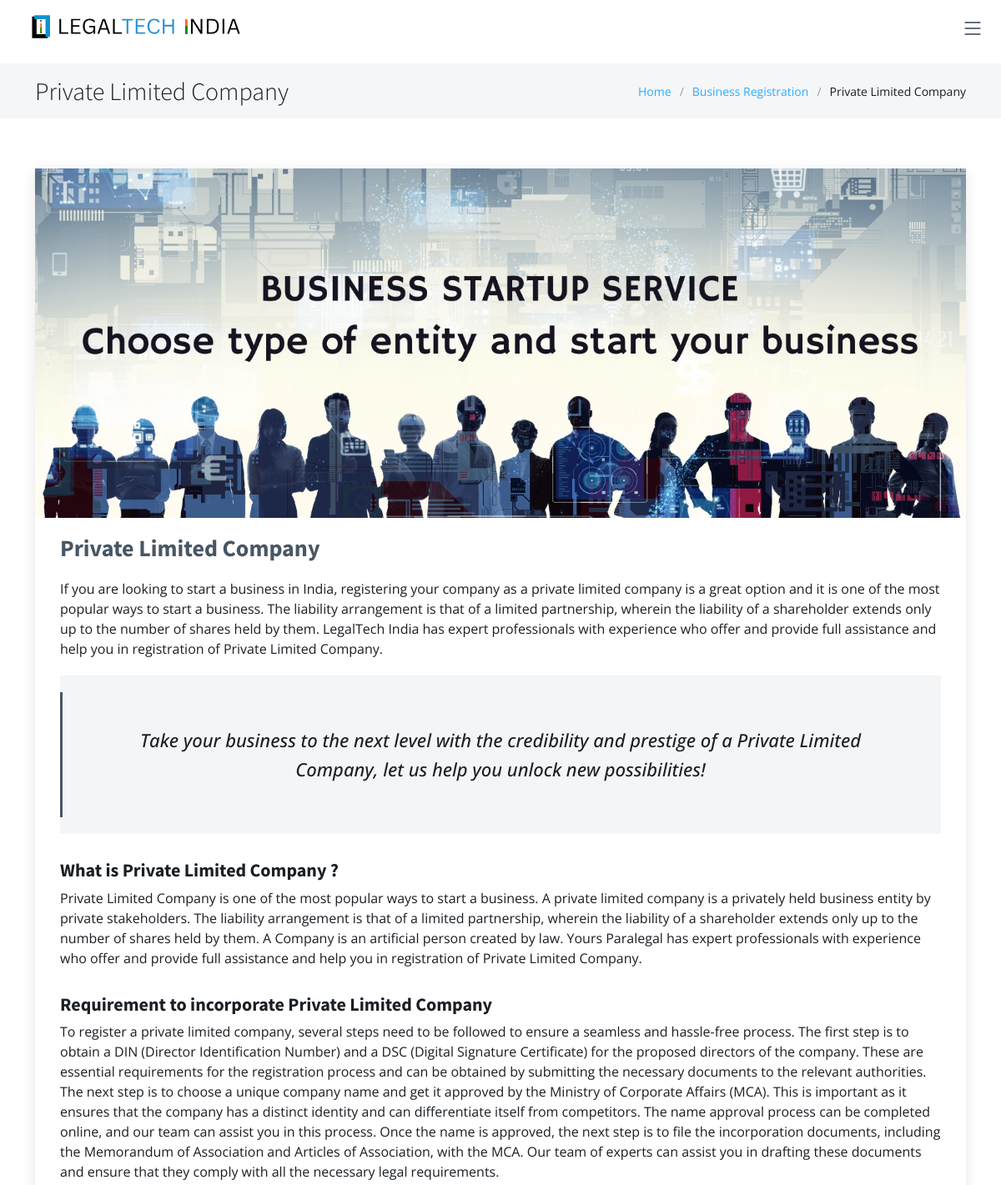
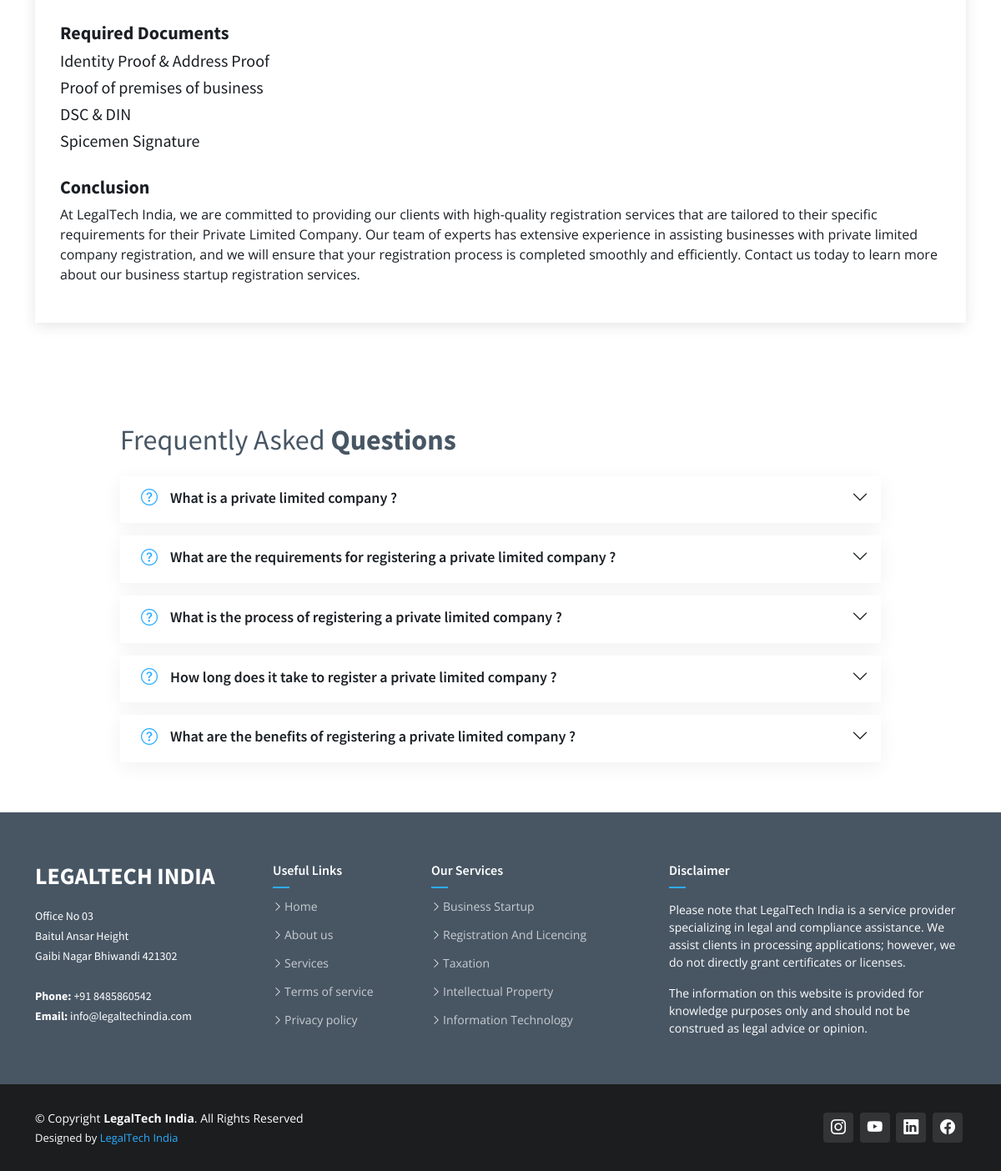
The app's page /business/plc/ with its own data (2 pictures, top to bottom).
### main/models.py (models this page shows, shortened)
class Business_Registration(models.Model):
    main_service = models.CharField(max_length=50,default="Business Registration" )
    main_service_link = models.CharField(max_length=50, default="/business/")
    name = models.CharField(max_length=200)
    description1 = models.TextField()
    sec_name = models.CharField(max_length=200 ,default='Service Details',blank=True, null=True)
    description2 = models.TextField(blank=True, null=True)
    third_name = models.CharField(max_length=200 ,default='Service Details',blank=True, null=True)
    description3 = models.TextField(blank=True, null=True)
    quote = models.CharField(max_length=200)
    doc_title = models.CharField(max_length=200 ,default='Required Documents')
    documents = models.ManyToManyField(Documents)
    con_title = models.CharField(max_length=200, default='Conclusion')
    conclusion = models.TextField(default='default')
    image = models.ImageField(upload_to='services/', null=True, blank=True)
    slug = models.SlugField(unique=True, null=True, blank=True)
    question1 = models.CharField(max_length=255 , default='question1')
    answer1 = models.TextField( default='answer1')
    question2 = models.CharField(max_length=255, default='question2')
    answer2 = models.TextField(default='answer2')
    question3 = models.CharField(max_length=255, default='question3')
    answer3 = models.TextField(default='answer3')
    question4 = models.CharField(max_length=255, default='question4')
    answer4 = models.TextField(default='answer4')
    question5 = models.CharField(max_length=255, default='question5')
    answer5 = models.TextField(default='answer5')
    objects = ServiceManager()

class Documents(models.Model):
    doc_name = models.CharField(max_length=200)

### main/views.py (the view)
# urls.py: path('business/<slug:slug>/', views.business_registration, name='business_registration'),
def business_registration(request, slug):
    service = get_object_or_404(Business_Registration, slug=slug)
    context = {
        'service': service,
    }
    return render(request, 'service_details.html', context)

### main/templates/service_details.html (shortened to what this page needs)
{% load static %}
<!DOCTYPE html>
<html lang="en">
<head>
  <link href="{% static 'assets/vendor/bootstrap/css/bootstrap.min.css' %}" rel="stylesheet">
  <link href="{% static 'assets/vendor/bootstrap-icons/bootstrap-icons.css' %}" rel="stylesheet">
  <link href="{% static 'assets/vendor/aos/aos.css' %}" rel="stylesheet">
  <link href="{% static 'assets/vendor/glightbox/css/glightbox.min.css' %}" rel="stylesheet">
  <link href="{% static 'assets/vendor/swiper/swiper-bundle.min.css' %}" rel="stylesheet">
  <link href="{% static 'assets/css/variables.css' %}" rel="stylesheet">
  <link href="{% static 'assets/css/main.css' %}" rel="stylesheet">
</head>
<body>
  {% include 'header.html' %}
  <main id="main">
    <div class="breadcrumbs">
      <div class="container">
        <div class="d-flex justify-content-between align-items-center">
          <h2>{{ service.name }}</h2>
          <ol>
            <li><a href="index.html">Home</a></li>
            <li><a href="{{service.main_service_link}}">{{ service.main_service }}</a></li>
            <li>{{ service.name }}</li>
          </ol>
        </div>
      </div>
    </div>
    <section id="blog" class="blog">
      <div class="container" data-aos="fade-up">
        <div class="row g-5">
          <div class="col-lg-12">
            <article class="blog-details">
              <div class="post-img">
              {% if service.image %}
                <img src="{{ service.image.url }}" alt="{{ service.name }}" class="img-fluid">
             {% endif %}
              </div>
              <h2 class="title">{{ service.name }}</h2>
              <div class="content">
                <p>
                  {{ service.description1 }}
                </p>
                <blockquote>
                  <p>
                    {{ service.quote }}
                  </p>
                </blockquote>
                <h3>
                  {{ service.sec_name }}
                </h3>
                <p>
                  {{ service.description2 }}
                </p>
                <h3>
                  {{ service.third_name }}
                </h3>
                <p>
                  {{ service.description3 }}
                </p>
                <h3>
                  {{ service.doc_title }}
                </h3>
                {% for document in service.documents.all %}
                <h5 >{{ document.doc_name }}</h5>
                {% endfor %}
                <h3>
                  {{ service.con_title }}
                </h3>
                <p>
                    {{ service.conclusion }}
                </p>
          </div>
        </div>
      </div>
    </section>
<section id="faq" class="faq">
  <div class="container-fluid px-xl-5" data-aos="fade-up">
    <div class="row gy-4 px-xl-5">
      <div class="col-lg-12 d-flex flex-column justify-content-center align-items-stretch  order-2 order-lg-1">
        <div class="content px-xl-5">
          <h3>Frequently Asked <strong>Questions</strong></h3>
        </div>
        <div class="accordion accordion-flush px-xl-5" id="faqlist">
          <div class="accordion-item" data-aos="fade-up" data-aos-delay="200">
            <h3 class="accordion-header">
              <button class="accordion-button collapsed" type="button" data-bs-toggle="collapse" data-bs-target="#faq-content-1">
                <i class="bi bi-question-circle question-icon"></i>
                {{ service.question1 }}
              </button>
            </h3>
          </div>
          <div class="accordion-item" data-aos="fade-up" data-aos-delay="200">
            <h3 class="accordion-header">
              <button class="accordion-button collapsed" type="button" data-bs-toggle="collapse" data-bs-target="#faq-content-2">
                <i class="bi bi-question-circle question-icon"></i>
                {{ service.question2 }}
              </button>
            </h3>
          </div>
          <div class="accordion-item" data-aos="fade-up" data-aos-delay="200">
            <h3 class="accordion-header">
              <button class="accordion-button collapsed" type="button" data-bs-toggle="collapse" data-bs-target="#faq-content-3">
                <i class="bi bi-question-circle question-icon"></i>
                {{ service.question3 }}
              </button>
            </h3>
          </div>
          <div class="accordion-item" data-aos="fade-up" data-aos-delay="200">
            <h3 class="accordion-header">
              <button class="accordion-button collapsed" type="button" data-bs-toggle="collapse" data-bs-target="#faq-content-4">
                <i class="bi bi-question-circle question-icon"></i>
                {{ service.question4 }}
              </button>
            </h3>
          </div>
          <div class="accordion-item" data-aos="fade-up" data-aos-delay="200">
            <h3 class="accordion-header">
              <button class="accordion-button collapsed" type="button" data-bs-toggle="collapse" data-bs-target="#faq-content-5">
                <i class="bi bi-question-circle question-icon"></i>
                {{ service.question5 }}
              </button>
            </h3>
          </div>
        </div>
      </div>
    </div>
  </div>
</section>
    {% include 'footer.html' %}
</body>
</html>

### static/assets/css/variables.css (style rules this page uses)
:root { --font-default: 'Open Sans', system-ui, -apple-system, "Segoe UI", Roboto, "Helvetica Neue", Arial, "Noto Sans", "Liberation Sans", sans-serif, "Apple Color Emoji", "Segoe UI Emoji", "Segoe UI Symbol", "Noto Color Emoji"; --font-primary: 'Source Sans Pro', sans-serif; --font-secondary: 'Poppins', sans-serif; --color-default: #1a1f24; --color-default-rgb: 26, 31, 36; --color-links: #2BADFF; --color-links-hover: #2BADFF; --color-primary: #2BADFF; --color-primary-light: #2BADFF; --color-primary-dark: #2BADFF; --color-primary-rgb: 14, 162, 189; --color-primary-light-rgb: 30, 195, 224; --color-primary-dark-rgb: 1, 137, 161; --color-secondary: #485664; --color-secondary-light: #8f9fae; --color-secondary-dark: #1c1d1f; --color-secondary-rgb: 72, 86, 100; --color-secondary-light-rgb: 143, 159, 174; --color-secondary-dark-rgb: 58, 71, 83; --color-blue: #0d6efd; --color-blue-rgb: 13, 110, 253; --color-indigo: #6610f2; --color-indigo-rgb: 102, 16, 242; --color-purple: #6f42c1; --color-purple-rgb: 111, 66, 193; --color-pink: #f3268c; --color-pink-rgb: 243, 38, 140; --color-red: #df1529; --color-red-rgb: 223, 21, 4; --color-orange: #fd7e14; --color-orange-rgb: 253, 126, 20; --color-yellow: #ffc107; --color-yellow-rgb: 255, 193, 7; --color-green: #059652; --color-green-rgb: 5, 150, 82; --color-teal: #20c997; --color-teal-rgb: 32, 201, 151; --color-cyan: #2BADFF; --color-cyan-rgb: 13, 202, 240; --color-white: #ffffff; --color-white-rgb: 255, 255, 255; --color-gray: #6c757d; --color-gray-rgb: 108, 117, 125; --color-black: #000000; --color-black-rgb: 0, 0, 0; }
:root { --bs-blue: var(--color-blue); --bs-indigo: var(--color-indigo); --bs-purple: var(--color-purple); --bs-pink: var(--color-pink); --bs-red: var(--color-red); --bs-orange: var(--color-orange); --bs-yellow: var(--color-yellow); --bs-green: var(--color-green); --bs-teal: var(--color-teal); --bs-cyan: var(--color-cyan); --bs-white: var(--color-white); --bs-gray: var(--color-gray); --bs-gray-dark: #343a40; --bs-gray-100: #f8f9fa; --bs-gray-200: #e9ecef; --bs-gray-300: #dee2e6; --bs-gray-400: #ced4da; --bs-gray-500: #adb5bd; --bs-gray-600: #6c757d; --bs-gray-700: #495057; --bs-gray-800: #343a40; --bs-gray-900: #212529; --bs-primary: var(--color-blue); --bs-secondary: var(--color-blue); --bs-success: #198754; --bs-info: #0dcaf0; --bs-warning: #ffc107; --bs-danger: #dc3545; --bs-light: #f8f9fa; --bs-dark: #212529; --bs-primary-rgb: var(--color-primary-rgb); --bs-secondary-rgb: var(--color-secondary-rgb); --bs-success-rgb: 25, 135, 84; --bs-info-rgb: 13, 202, 240; --bs-warning-rgb: 255, 193, 7; --bs-danger-rgb: 220, 53, 69; --bs-light-rgb: 248, 249, 250; --bs-dark-rgb: 33, 37, 41; --bs-white-rgb: var(--color-white-rgb); --bs-black-rgb: var(--color-black-rgb); --bs-body-color-rgb: var(--color-default-rgb); --bs-body-bg-rgb: 255, 255, 255; --bs-font-sans-serif: var(--font-default); --bs-font-monospace: SFMono-Regular, Menlo, Monaco, Consolas, "Liberation Mono", "Courier New", monospace; --bs-gradient: linear-gradient(180deg, rgba(255, 255, 255, 0.15), rgba(255, 255, 255, 0)); --bs-body-font-family: var(--font-default); --bs-body-font-size: 1rem; --bs-body-font-weight: 400; --bs-body-line-height: 1.5; --bs-body-color: var(--color-default); --bs-body-bg: #fff; }

### records on screen
Business_Registration: name "Private Limited Company", main_service "Business Registration", image (picture), description1 "If you are looking to start a business in India, registering your company as a private limited company is a great option and it is one of the most popular ways to start a business. The liability arrangement is that of a limited partnership, wherein the liability of a shareholder extends only up to the number of shares held by them. LegalTech India has expert professionals with experience who offer and provide full assistance and help you in registration of Private Limited Company.", quote "Take your business to the next level with the credibility and prestige of a Private Limited Company, let us help you unlock new possibilities!", sec_name "What is Private Limited Company ?", description2 "Private Limited Company is one of the most popular ways to start a business. A private limited company is a privately held business entity by private stakeholders. The liability arrangement is that of a limited partnership, wherein the liability of a shareholder extends only up to the number of shares held by them. A Company is an artificial person created by law. Yours Paralegal has expert professionals with experience who offer and provide full assistance and help you in registration of Private Limited Company.", third_name "Requirement to incorporate Private Limited Company", description3 "To register a private limited company, several steps need to be followed to ensure a seamless and hassle-free process. The first step is to obtain a DIN (Director Identification Number) and a DSC (Digital Signature Certificate) for the proposed directors of the company. These are essential requirements for the registration process and can be obtained by submitting the necessary documents to the relevant authorities. The next step is to choose a unique company name and get it approved by the Ministry of Corporate Affairs (MCA). This is important as it ensures that the company has a distinct identity and can differentiate itself from competitors. The name approval process can be completed…", doc_title "Required Documents", con_title "Conclusion", conclusion "At LegalTech India, we are committed to providing our clients with high-quality registration services that are tailored to their specific requirements for their Private Limited Company. Our team of experts has extensive experience in assisting businesses with private limited company registration, and we will ensure that your registration process is completed smoothly and efficiently. Contact us today to learn more about our business startup registration services.", question1 "What is a private limited company ?", question2 "What are the requirements for registering a private limited company ?", question3 "What is the process of registering a private limited company ?", question4 "How long does it take to register a private limited company ?", question5 "What are the benefits of registering a private limited company ?"
Documents: doc_name "Identity Proof & Address Proof"
Documents: doc_name "Proof of premises of business"
Documents: doc_name "DSC & DIN"
Documents: doc_name "Spicemen Signature"
